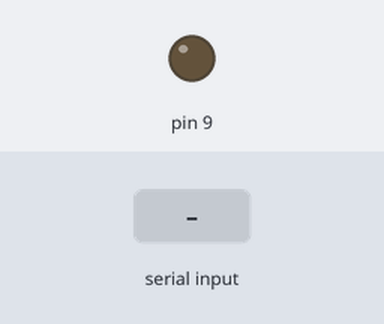
Bench run of a sketch on a simulated Arduino Uno, built with avr-gcc and run on an emulated ATmega328P. On the bench: output pins drawn as LEDs (lit = HIGH). Wiring (inferred from the names in the program): DS3231 clock at I2C address 0x68. Inputs (shaded band) come from the test bench. Sleep ends after the set time or at an interrupt; the local clock reads 2024-03-15 10:24:30 at power-on unless the sketch sets it; storage starts empty.

Above: at 1.2 s.
1.3 s: "1\n" received over Serial
Timing chart, 0 to 4.3 s (numbered marks = the images above; inputs shaded):
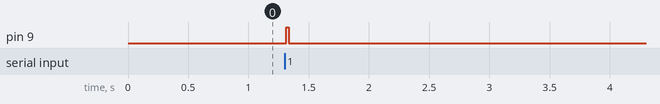

Measured:
- after the input at 1.3 s, pin 9: LOW → HIGH at once, → LOW 0.02 s later

The sketch:

gateway1.ino
```cpp
// (licence header left out)
#include <avr/power.h>
#include <avr/sleep.h>
#include <Wire.h>
#include <SPI.h>
#include <SD.h>

#define DS3231_I2C_ADDRESS 0x68

const int chipSelect = 4;
String inputString = "";         // a string to hold incoming data
boolean stringComplete = false;  // whether the string is complete
byte seconds, minute, hour, dayOfWeek, dayOfMonth, month, year;


void setup() {
  // initialize serial:
  pinMode(9, OUTPUT);
  Serial.begin(38400);
  Wire.begin();
  // reserve 200 bytes for the inputString:
  inputString.reserve(200);
      if (!SD.begin(chipSelect)) {
        Serial.println("Card failed, or not present");
        // don't do anything more:
       // return;
    }
}

void alive()
{
  digitalWrite(9, HIGH);
  delay(20);
  digitalWrite(9, LOW);
  delay(20);
}

void sleep()
{
  set_sleep_mode(SLEEP_MODE_IDLE);   // sleep mode is set here
  sleep_enable();          // enables the sleep bit in the mcucr register  so sleep is possible. just a safety pin
  power_adc_disable();
  power_spi_disable();
  power_timer0_disable();
  power_timer1_disable();
  power_timer2_disable();
  power_twi_disable();

  sleep_mode();            // here the device is actually put to sleep!!
                             // THE PROGRAM CONTINUES FROM HERE AFTER WAKING UP
  sleep_disable();
  power_all_enable();   //enable all modules
}


void loop()
{
  sleep();
  // print the string when a newline arrives:
  if (stringComplete) {
// open the file. note that only one file can be open at a time, so you have to close this one before opening another.
  File dataFile = SD.open("datalog.txt", FILE_WRITE);
  // if the file is available, write to it:
  if (dataFile) {
    dataFile.println(getTimeString() + " : " + inputString);
    dataFile.close();
    alive();
  }
    inputString = "";
    stringComplete = false;
  }
}

/*
  SerialEvent occurs whenever a new data comes in the
 hardware serial RX.  This routine is run between each
 time loop() runs, so using delay inside loop can delay
 response.  Multiple bytes of data may be available.
 */
void serialEvent() {
  while (Serial.available()) {
    // get the new byte:
    char inChar = (char)Serial.read();
    // add it to the inputString:
    inputString += inChar;
    // if the incoming character is a newline, set a flag
    // so the main loop can do something about it:
    if (inChar == '\n') {
      stringComplete = true;
    }
  }
}


/**********************RTC FUNCTIONS************************************/

byte bcdToDec(byte val)
{
  return( (val/16*10) + (val%16) );
}

void readRTCTime(byte *second, byte *minute, byte *hour, byte *dayOfWeek, byte *dayOfMonth, byte *month, byte *year)
{
  Wire.beginTransmission(DS3231_I2C_ADDRESS);
  Wire.write(0); // set DS3231 register pointer to 00h
  Wire.endTransmission();
  Wire.requestFrom(DS3231_I2C_ADDRESS, 7);
  // request seven bytes of data from DS3231 starting from register 00h
  *second = bcdToDec(Wire.read() & 0x7f);
  *minute = bcdToDec(Wire.read());
  *hour = bcdToDec(Wire.read() & 0x3f);
  *dayOfWeek = bcdToDec(Wire.read());
  *dayOfMonth = bcdToDec(Wire.read());
  *month = bcdToDec(Wire.read());
  *year = bcdToDec(Wire.read());
}

String getTimeString()
{
  // retrieve data from DS3231
 readRTCTime(&seconds, &minute, &hour, &dayOfWeek, &dayOfMonth, &month, &year);
 String time = "";
 if(dayOfMonth<10) { time = time + "0"+String(dayOfMonth);} else {time = String(dayOfMonth);}
 if(month<10) { time = time + '/' + "0"+String(month);} else {time = time + '/' +String(month);}
time = time + '/' +String(year);
time = time + " ";
if(hour<10) { time = time + "0"+String(hour);} else {time = time +String(hour);}
if(minute<10) { time = time + ':' + "0"+String(minute);} else {time = time + ':' +String(minute);}
if(seconds<10) { time = time + ':' + "0"+String(seconds);} else {time = time + ':' +String(seconds);}
  return time;
}
```
